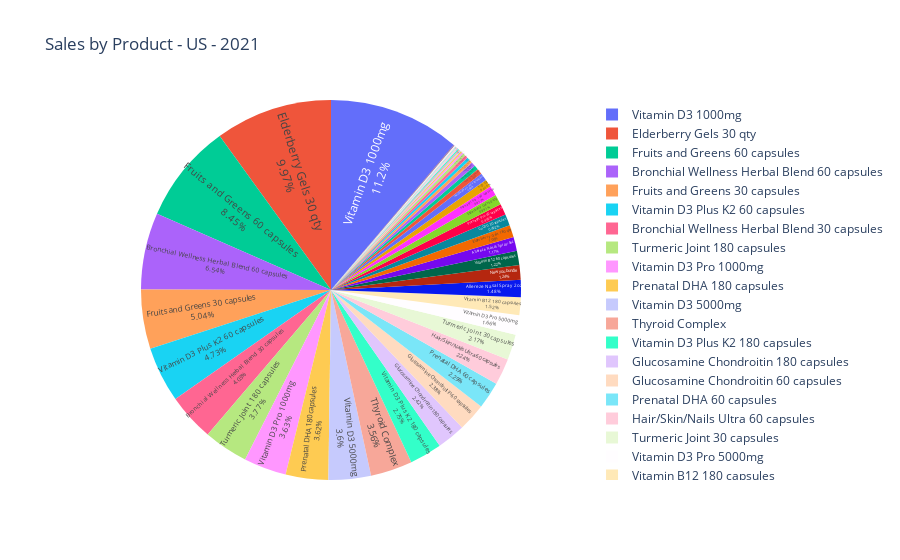

The notebook cell saved with this chart:
### Code cell
# Plotly pie chart - net sales by "product_title" column value - 2021
per_product_sales_fig_2021 = px.pie(per_product_sales_2021, names="product_title", values="net_sales", title="Sales by Product - US - 2021",
        labels={"product_title" : 'Product Title', "net_sales" :'Sales in $'})
per_product_sales_fig_2021.update_traces(textposition='inside', textinfo='percent+label')

per_product_sales_fig_2021.show()

### Figure 1 — Plotly figure (JSON) as saved in the notebook; plotly's stock layout.template omitted (floating-point values rounded to 4 significant figures)
{"data": [{"domain": {"x": [0, 1], "y": [0, 1]}, "hovertemplate": "Product Title=%{label}<br>Sales in $=%{value}<extra></extra>", "labels": ["Allereze Nasal Spray 2oz", "Allereze Nasal Spray 4oz", "Amino Acid Complete", "Brain Boost", "Bronchial Wellness Herbal Blend 30 capsules", "Bronchial Wellness Herbal Blend 60 capsules", "Choline", "Co Q10 180 capsules", "Co Q10 30 capsules", "Co Q10 60 capsules", "DHEA", "Digestive Support Bundle", "Elderberry Gels 180 qty", "Elderberry Gels 30 qty", "Elderberry Gels 60 qty", "Evening Primrose Oil 2oz", "Evening Primrose Oil 4oz", "Fish Oil", "Fruits and Greens 180 capsules", "Fruits and Greens 30 capsules", "Fruits and Greens 60 capsules", "Glucosamine Chondroitin 180 capsules", "Glucosamine Chondroitin 60 capsules", "Glucosamine MSM", "Hair/Skin/Nails Ultra 180 capsules", "Hair/Skin/Nails Ultra 30 capsules", "Hair/Skin/Nails Ultra 60 capsules", "Immune Support", "Liquid Magnesium", "Magnesium 100mg", "Magnessium 200mg", "New you bundle", "Phosphatidylserine", "Prenatal DHA 180 capsules", "Prenatal DHA 60 capsules", "Prenatal Pro 180 capsules", "Prenatal Pro 60 capsules", "Pro DHA Memory 180 capsules", "Pro DHA Memory 30 capsules", "Pro DHA Memory 60 capsules", "ProOmega EPA/DHA  180 capsules", "ProOmega EPA/DHA 30 capsules", "ProOmega EPA/DHA 60 capsules", "Probiotic 1500", "Stress Management", "Thyroid Complex", "Turmeric Joint 180 capsules", "Turmeric Joint 30 capsules", "Vitamin B12 180 capsules", "Vitamin B12 30 capsules", "Vitamin B12 60 capsules", "Vitamin D3 1000mg", "Vitamin D3 5000mg", "Vitamin D3 Plus K2 180 capsules", "Vitamin D3 Plus K2 60 capsules", "Vitamin D3 Pro 1000mg", "Vitamin D3 Pro 5000mg", "Vitamin Tablet Organizer", "Zinc Glycinate", "Zinc Sinus Nose Spray", "Zinc Tablets 50 mg 120 count", "Zinc Tablets 50 mg 60 count"], "legendgroup": "", "name": "", "showlegend": true, "textinfo": "percent+label", "textposition": "inside", "type": "pie", "values": [65710.0, 51880.0, 1300.0, 2857.0, 178800.0, 290300.0, 5722.0, 14.55, 42680.0, 20970.0, 11970.0, 10660.0, 46370.0, 442100.0, 39510.0, 3739.0, 1825.0, 29990.0, 16940.0, 223600.0, 374900.0, 107500.0, 105800.0, 246.9, 872.9, 28580.0, 99540.0, 4080.0, 249.5, 0, 0, 54820.0, 16660.0, 160600.0, 101600.0, 36240.0, 42420.0, 4645.0, 12530.0, 5148.0, 303.8, 46.48, 256.9, 1150.0, 6059.0, 158100.0, 167400.0, 96410.0, 67250.0, 12.5, 54070.0, 496000.0, 159900.0, 121900.0, 209700.0, 161000.0, 73630.0, 527.6, 3101.0, 360.6, 4354.0, 11400.0]}], "layout": {"legend": {"tracegroupgap": 0}, "title": {"text": "Sales by Product - US - 2021"}}}
